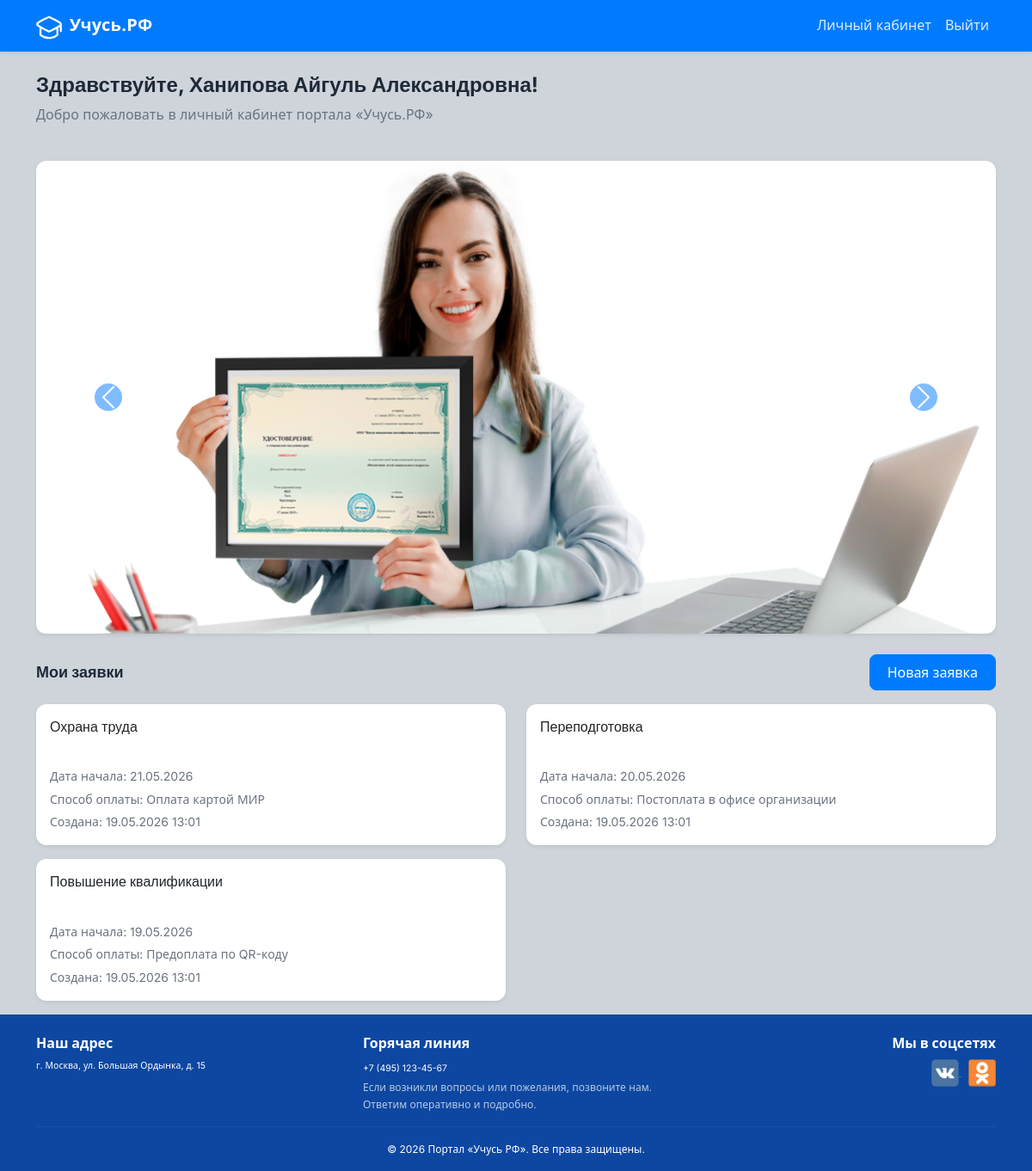
Before: /dashboard/ (signed in) with the older database file.
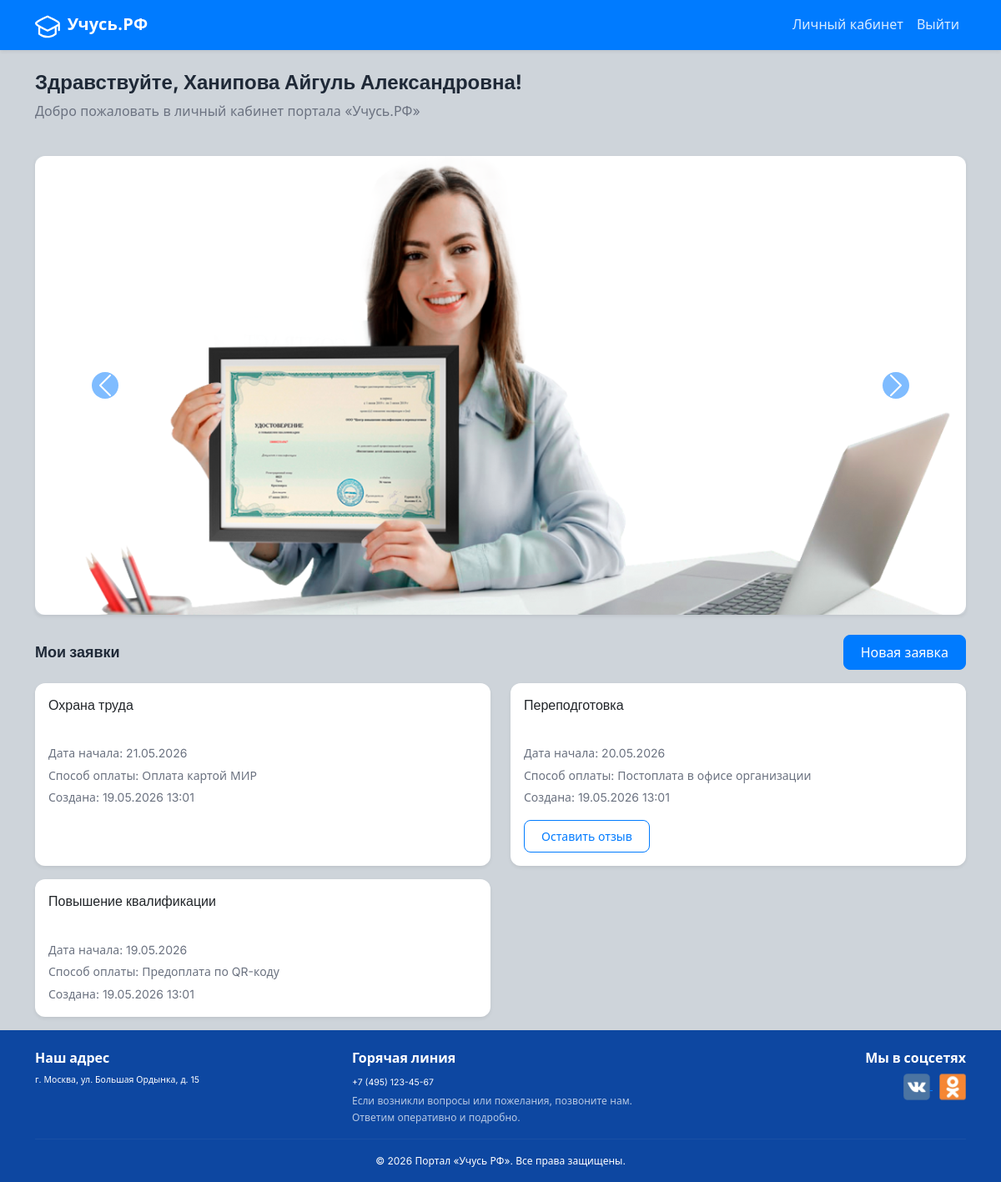
After: the same page with the newer database file.
### courses/models.py (models this page shows, shortened)
class Profile(models.Model):
    user = models.OneToOneField(User, on_delete=models.CASCADE, related_name='profile')
    full_name = models.CharField('ФИО', max_length=255)
    phone = models.CharField('Телефон', max_length=20)
    class Meta:
        verbose_name = 'Профиль'
        verbose_name_plural = 'Профили'

class Application(models.Model):
    class CourseType(models.TextChoices):
        QUALIFICATION = 'qualification', 'Повышение квалификации'
        RETRAINING = 'retraining', 'Переподготовка'
        OCCUPATIONAL_SAFETY = 'safety', 'Охрана труда'
    class PaymentMethod(models.TextChoices):
        CASH = 'qrcode', 'Предоплата по QR-коду'
        CARD = 'card', 'Оплата картой МИР'
        OFICE = 'ofice', 'Постоплата в офисе организации'
    class Status(models.TextChoices):
        NEW = 'new', 'Новая'
        IN_PROGRESS = 'in_progress', 'Идёт обучение'
        COMPLETED = 'completed', 'Обучение завершено'
    user = models.ForeignKey(User, on_delete=models.CASCADE, related_name='applications')
    course_type = models.CharField('Тип курса', max_length=50, choices=CourseType.choices)
    start_date = models.DateField('Дата начала обучения')
    payment_method = models.CharField('Способ оплаты', max_length=50, choices=PaymentMethod.choices)
    status = models.CharField('Статус', max_length=50, choices=Status.choices, default=Status.NEW)
    created_at = models.DateTimeField('Дата создания', auto_now_add=True)
    class Meta:
        verbose_name = 'Заявка'
        verbose_name_plural = 'Заявки'
        ordering = ['-created_at']

### courses/views.py (the view)
# urls.py: path('dashboard/', views.dashboard, name='dashboard'),
@login_required
def dashboard(request):
    applications = Application.objects.filter(user=request.user)
    reviews = Review.objects.filter(user=request.user)
    context = {
        'applications': applications,
        'reviews': reviews,
    }
    return render(request, 'dashboard.html', context)

### templates/dashboard.html (shortened to what this page needs)
{% extends 'base.html' %}
{% load static %}
{% block content %}
<div class="row mb-4">
    <div class="col-12">
        <h2 class="fw-bold">Здравствуйте, {{ user.profile.full_name }}!</h2>
        <p class="text-muted">Добро пожаловать в личный кабинет портала «Учусь.РФ»</p>
    </div>
</div>
<div id="bannerCarousel" class="carousel slide mb-4" data-bs-ride="carousel" data-bs-interval="3000">
    <div class="carousel-inner rounded-3 shadow-sm">
        <div class="carousel-item active">
            <img src="{% static 'img/slide1.svg' %}" class="d-block w-100" alt="Слайд1">
        </div>
    </div>
    <button class="carousel-control-prev" type="button" data-bs-target="#bannerCarousel" data-bs-slide="prev">
        <span class="carousel-control-prev-icon bg-primary rounded-circle p-3"></span>
    </button>
    <button class="carousel-control-next" type="button" data-bs-target="#bannerCarousel" data-bs-slide="next">
        <span class="carousel-control-next-icon bg-primary rounded-circle p-3"></span>
    </button>
</div>
<div class="d-flex justify-content-between align-items-center mb-3">
    <h4 class="fw-bold mb-0">Мои заявки</h4>
    {% if user.username != 'Admin26' %}
        <a href="{% url 'application_create' %}" class="btn btn-primary">Новая заявка</a>
    {% endif %}
</div>
{% if applications %}
    <div class="row">
        {% for app in applications %}
            <div class="col-md-6 mb-3">
                <div class="card shadow-sm h-100">
                    <div class="card-body">
                        <h5 class="card-title">{{ app.get_course_type_display }}</h5>
                        <p class="card-text mb-1">
                            <span class="badge {% if app.status == 'new' %}badge-new{% elif app.status == 'in_progress' %}badge-progress{% else %}badge-done{% endif %}">
                            </span>
                        </p>
                        <p class="card-text small text-muted mb-1">Дата начала: {{ app.start_date|date:"d.m.Y" }}</p>
                        <p class="card-text small text-muted mb-1">Способ оплаты: {{ app.get_payment_method_display }}</p>
                        <p class="card-text small text-muted">Создана: {{ app.created_at|date:"d.m.Y H:i" }}</p>
                        {% if app.status == 'completed' and not app.review %}
                            <a href="{% url 'review_create' app.id %}" class="btn btn-outline-primary btn-sm">Оставить отзыв</a>
                        {% endif %}
                    </div>
                </div>
            </div>
        {% endfor %}
    </div>
{% endif %}
{% endblock %}

### templates/base.html (shortened to what this page needs)
{% load static %}
<!DOCTYPE html>
<html lang="ru" class="h-100">
<head>
    <link href="https://cdn.jsdelivr.net/npm/bootstrap@5.3.3/dist/css/bootstrap.min.css" rel="stylesheet">
    <link rel="stylesheet" href="{% static 'css/style.css' %}">
</head>
<body class="d-flex flex-column h-100">
<nav class="navbar navbar-expand-lg navbar-dark bg-primary shadow-sm">
    <div class="container">
        <a class="navbar-brand fw-bold" href="{% url 'index' %}">
            <img src="{% static 'img/logo.svg' %}" alt="Логотип" width="30" height="30" class="d-inline-block align-text-top me-1">
            Учусь.РФ
        </a>
        <div class="collapse navbar-collapse" id="navbarNav">
            <ul class="navbar-nav ms-auto">
                {% if user.is_authenticated %}
                    <li class="nav-item">
                        <a class="nav-link" href="{% url 'dashboard' %}">Личный кабинет</a>
                    </li>
                    <li class="nav-item">
                        <a class="nav-link" href="{% url 'logout' %}">Выйти</a>
                    </li>
                {% endif %}
            </ul>
        </div>
    </div>
</nav>
<main class="flex-shrink-0">
    <div class="container mt-4">
        {% block content %}{% endblock %}
    </div>
</main>
<footer class="bg-dark text-white pt-4 pb-3 mt-auto">
    <div class="container">
        <div class="row g-4">
            <div class="col-md-4">
                <h6 class="fw-bold mb-2">Наш адрес</h6>
                <p class="mb-1 small">г. Москва, ул. Большая Ордынка, д. 15</p>
            </div>
            <div class="col-md-4">
                <h6 class="fw-bold mb-2">Горячая линия</h6>
                <a href="tel:+74951234567" class="text-white text-decoration-none small">+7 (495) 123-45-67</a>
                <p class="mt-1 mb-0" style="font-size: 12px; color: rgba(255,255,255,0.7);">
                    Если возникли вопросы или пожелания, позвоните нам. Ответим оперативно и подробно.
                </p>
            </div>
            <div class="col-md-4 text-md-end">
                <h6 class="fw-bold mb-2">Мы в соцсетях</h6>
                <div class="mb-2">
                    <a href="https://vk.com/" target="_blank" rel="noopener" class="me-2" title="ВКонтакте">
                        <img src="{% static 'img/vk.svg' %}" alt="VK" width="32" height="32">
                    </a>
                    <a href="https://ok.ru/" target="_blank" rel="noopener" title="Одноклассники">
                        <img src="{% static 'img/ok.svg' %}" alt="ОК" width="32" height="32">
                    </a>
                </div>
            </div>
        </div>
        <hr class="my-3" style="border-color: rgba(255,255,255,0.2);">
        <div class="text-center">
            <p class="mb-0" style="font-size: 12px;">&copy; 2026 Портал «Учусь РФ». Все права защищены.</p>
        </div>
    </div>
</footer>
</body>
</html>

### static/css/style.css (style rules this page uses)
:root { --primary: #007bff; --primary-dark: #0d47a1; --white: #ffffff; --light-bg: #ced4da; --text-dark: #1F2937; --border-light: #dee2e6; --shadow: 0 .5rem 1rem rgba(0,0,0,.1); --transition: all .3s ease; }
* { box-sizing: border-box; }
body { font-family: 'Inter', system-ui, sans-serif; background: var(--light-bg); color: var(--text-dark); font-size: 16px; line-height: 1.6; }
h2 { font: 500 24px 'Inter', sans-serif; }
h3, h4 { font: 500 18px 'Inter', sans-serif; }
h5 { font: 500 16px 'Inter', sans-serif; }
h1, h2, h3, h4, h5 { color: var(--text-dark); }
.text-muted { color: #6B7280 !important; }
a { color: var(--primary); transition: var(--transition); }
.bg-primary { background-color: var(--primary) !important; }
footer.bg-dark { background-color: var(--primary-dark) !important; }
.navbar-dark .navbar-nav .nav-link { color: rgba(255,255,255,0.85); }
.navbar-dark .navbar-brand { color: #fff; }
.card { border: none; border-radius: .75rem; background: var(--white); transition: var(--transition); animation: fadeInUp .5s ease both; }
.btn { border-radius: .5rem; padding: .5rem 1.25rem; font-weight: 500; transition: var(--transition); }
.btn-primary { background: var(--primary); border-color: var(--primary); }
.btn-outline-primary { color: var(--primary); border-color: var(--primary); }
.carousel { max-width: 1320px; margin: 0 auto; }
.carousel-item img { max-height: 550px; object-fit: cover; border-radius: .75rem; }
.badge { font-weight: 500; padding: .35em .65em; font-size: 12px; transition: transform .15s ease; }
footer { font-size: 12px; }

Changed rows visible on the page:
changed Application "Переподготовка": now shows "Оставить отзыв"
